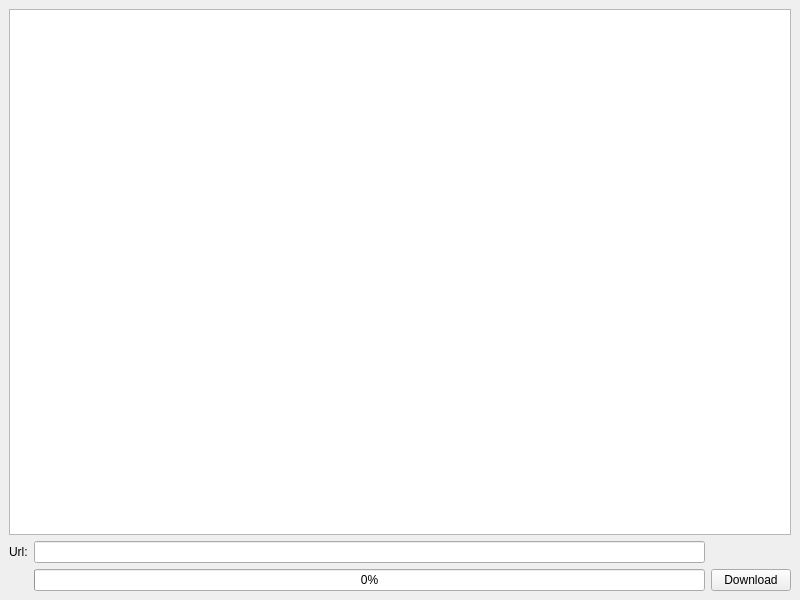
<?xml version="1.0" encoding="UTF-8"?>
<ui version="4.0">
 <class>MainWindow</class>
 <widget class="QMainWindow" name="MainWindow">
  <property name="geometry">
   <rect>
    <x>0</x>
    <y>0</y>
    <width>800</width>
    <height>600</height>
   </rect>
  </property>
  <property name="windowTitle">
   <string>MainWindow</string>
  </property>
  <widget class="QWidget" name="centralwidget">
   <layout class="QGridLayout" name="gridLayout">
    <item row="1" column="1">
     <widget class="QLineEdit" name="url_edit"/>
    </item>
    <item row="2" column="1">
     <widget class="QProgressBar" name="progress_bar">
      <property name="value">
       <number>0</number>
      </property>
     </widget>
    </item>
    <item row="1" column="0">
     <widget class="QLabel" name="url_label">
      <property name="text">
       <string>Url:</string>
      </property>
     </widget>
    </item>
    <item row="2" column="2">
     <widget class="QPushButton" name="download_button">
      <property name="text">
       <string>Download</string>
      </property>
     </widget>
    </item>
    <item row="0" column="0" colspan="3">
     <widget class="QTextBrowser" name="text_browser"/>
    </item>
   </layout>
  </widget>
 </widget>
 <resources/>
 <connections/>
</ui>
